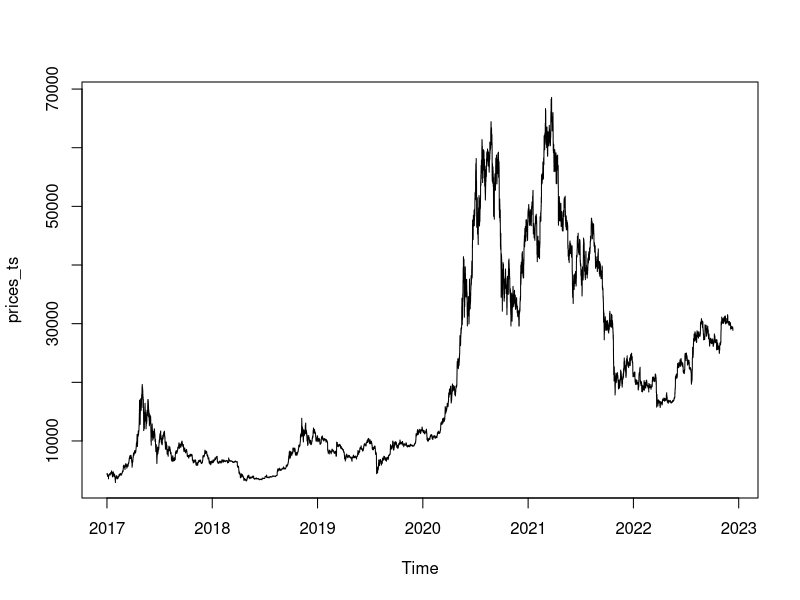

R code for this plot:
## ---- chunk 1
knitr::opts_chunk$set(echo = FALSE)
## ---- chunk 2
library(tseries)
library(dplyr)
library(xts)
library(readr)
library(lubridate)
## ---- chunk 3
setwd("C:\\Users\\dkasz\\Documents\\studia\\IV rok\\II semestr\\Narzędzia analizy czasu rzeczywistego\\project")
## ---- chunk 4
prices <- read_csv("bitcoin_2017_to_2023_processed.csv")

head(prices)
## ---- chunk 5
start_date <- as.POSIXct("2017-08-17 04:00:00", tz = "UTC")

## ---- chunk 6
prices_close <- prices$mean_close

prices_ts <- ts(prices_close, start = c(2017, 08, 17, 04, 00, 00), frequency = 8760) # 24h * 365 dni : a co z efektem kalendarzowym

summary(prices_ts)
plot(prices_ts)
